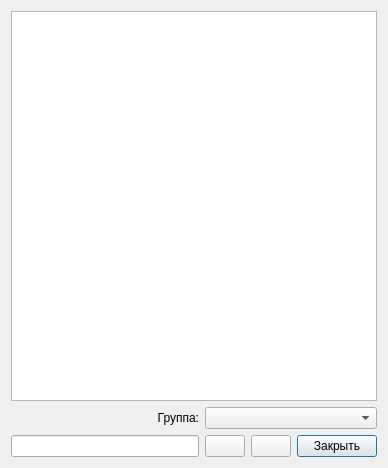
<?xml version="1.0" encoding="UTF-8"?>
<ui version="4.0">
 <class>Cases</class>
 <widget class="QDialog" name="Cases">
  <property name="windowModality">
   <enum>Qt::ApplicationModal</enum>
  </property>
  <property name="geometry">
   <rect>
    <x>0</x>
    <y>0</y>
    <width>388</width>
    <height>468</height>
   </rect>
  </property>
  <property name="windowTitle">
   <string>Список корпусов</string>
  </property>
  <property name="windowIcon">
   <iconset resource="Resourses.qrc">
    <normaloff>:/images/Logo.png</normaloff>:/images/Logo.png</iconset>
  </property>
  <property name="modal">
   <bool>true</bool>
  </property>
  <layout class="QVBoxLayout" name="verticalLayout">
   <item>
    <layout class="QGridLayout" name="gridLayout">
     <item row="2" column="0">
      <widget class="QLineEdit" name="lineEdit"/>
     </item>
     <item row="2" column="3">
      <widget class="QPushButton" name="close_btn">
       <property name="text">
        <string>Закрыть</string>
       </property>
      </widget>
     </item>
     <item row="1" column="1" colspan="3">
      <widget class="QComboBox" name="comboBox"/>
     </item>
     <item row="2" column="2">
      <widget class="QPushButton" name="del_btn">
       <property name="text">
        <string/>
       </property>
       <property name="icon">
        <iconset resource="Resourses.qrc">
         <normaloff>:/images/minus.png</normaloff>:/images/minus.png</iconset>
       </property>
      </widget>
     </item>
     <item row="2" column="1">
      <widget class="QPushButton" name="add_btn">
       <property name="text">
        <string/>
       </property>
       <property name="icon">
        <iconset resource="Resourses.qrc">
         <normaloff>:/images/plus.png</normaloff>:/images/plus.png</iconset>
       </property>
      </widget>
     </item>
     <item row="1" column="0">
      <widget class="QLabel" name="label">
       <property name="text">
        <string>Группа:</string>
       </property>
       <property name="alignment">
        <set>Qt::AlignRight|Qt::AlignTrailing|Qt::AlignVCenter</set>
       </property>
      </widget>
     </item>
     <item row="0" column="0" colspan="4">
      <widget class="QTableView" name="tableView"/>
     </item>
    </layout>
   </item>
  </layout>
 </widget>
 <tabstops>
  <tabstop>lineEdit</tabstop>
 </tabstops>
 <resources>
  <include location="Resourses.qrc"/>
 </resources>
 <connections/>
</ui>
